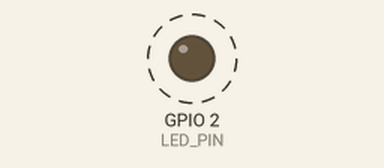
Bench run of a program on a simulated ESP32. Shown: output pins drawn as LEDs (lit = HIGH). Dashed ring = blinking. What the program prints to the serial monitor is not drawn.

Above: at 0.2 s.
Timing chart, 0 to 3.0 s (numbered marks = the images above):
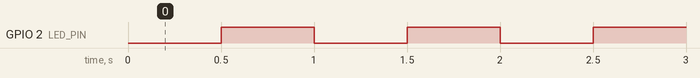

The program:

main.cpp
```cpp
#include <Arduino.h>

// Konfiguration
const int LED_PIN = 2;              // indbygget lysdiode på DEVKIT-V1 (LED_BUILTIN)
const unsigned long BLINK_MS = 500; // tid mellem hvert skift

unsigned long sidsteSkift = 0;  // tidspunktet for sidste skift, i ms
bool ledTaendt = false;

void setup() {
  Serial.begin(115200);
  pinMode(LED_PIN, OUTPUT);
}

void loop() {
  // Er der gået BLINK_MS, siden vi sidst skiftede?
  if (millis() - sidsteSkift >= BLINK_MS) {
    sidsteSkift = millis();
    ledTaendt = !ledTaendt;  // skift mellem tændt og slukket
    digitalWrite(LED_PIN, ledTaendt ? HIGH : LOW);
    Serial.printf("%lu ms: lysdioden er %s\n", sidsteSkift, ledTaendt ? "tændt" : "slukket");
  }

  // Her er plads til andet arbejde, fx at læse en knap.
  // Det bliver ikke forsinket af blinket.
}
```

Measured:
- by itself, GPIO 2 (LED_PIN): alternates HIGH for 0.50 s and LOW for 0.50 s
